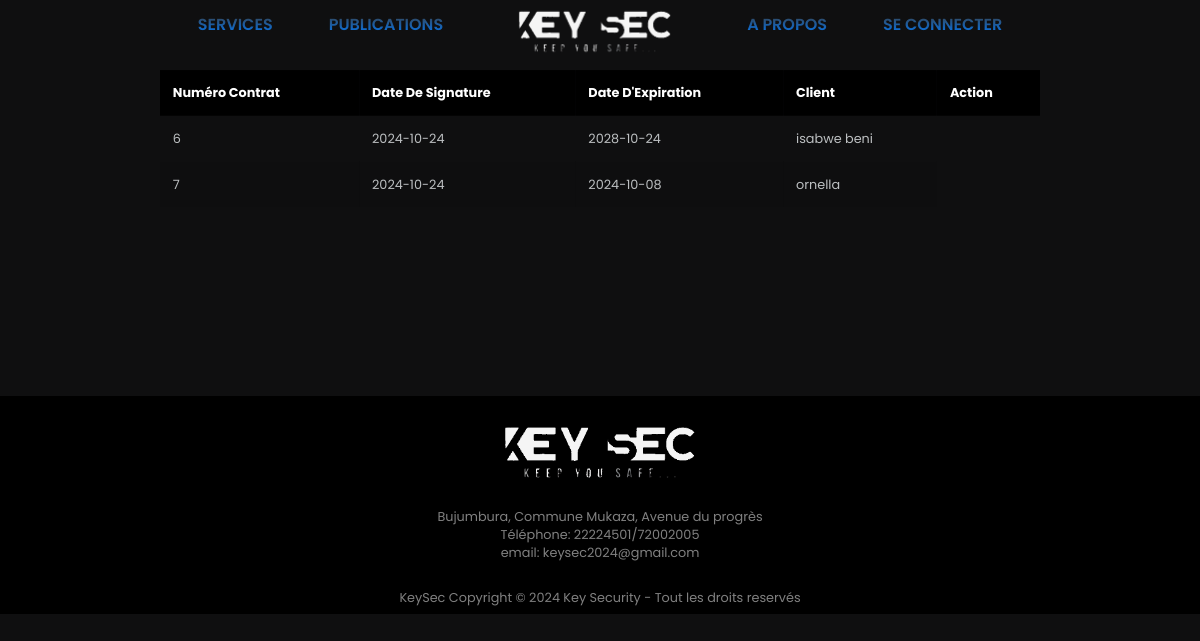
The page /affichage-contrat.php on the database its author committed.
### tables this page shows
CREATE TABLE `contrat` (
  `id_contrat` int(11) NOT NULL,
  `date_signature` date NOT NULL,
  `date_expiration` date NOT NULL,
  `client_id` int(11) DEFAULT NULL
);

CREATE TABLE `client` (
  `id_client` int(11) NOT NULL,
  `nom_client` varchar(100) NOT NULL,
  `nombre_agent` int(8) NOT NULL,
  `adresse` varchar(100) NOT NULL
);

### affichage-contrat.php (the view, shortened to what this page needs)
<?php
include "connexion.php";
$affichageContrat = $bdd->query("SELECT contrat.id_contrat, contrat.date_signature, contrat.date_expiration, client.nom_client FROM contrat JOIN client ON contrat.client_id = client.id_client");
include "header.php";
?>
<main class="main">
    <section class="table__body">
        <table>
            <thead>
                <tr>
                    <th>Numéro Contrat</th>
                    <th>Date de Signature</th>
                    <th>Date d'Expiration</th>
                    <th>Client</th>
                    <th colspan="2">Action</th>
                </tr>
            </thead>
            <tbody>
                <?php while ($dataRecup = $affichageContrat->fetch()) { ?>
                    <tr>
                        <td><?php echo $dataRecup["id_contrat"]; ?></td>
                        <td><?php echo $dataRecup["date_signature"]; ?></td>
                        <td><?php echo $dataRecup["date_expiration"]; ?></td>
                        <td><?php echo $dataRecup["nom_client"]; ?></td>
                    </tr>
                <?php } ?>
            </tbody>
        </table>
    </section>
</main>
<?php
include "footer.php";
?>

### css/style.css (style rules this page uses)
:root { --header-height: 3rem; --hue-color: 206; --black: hsl(var(--hue-color), 4%, 4%); --black-alt: hsl(var(--hue-color), 4%, 8%); --title: hsl(var(--hue-color), 4%, 95%); --text: hsl(var(--hue-color), 4%, 75%); --text-light: hsl(var(--hue-color), 4%, 65%); --white : #fff; --body: hsl(var(--hue-color), 4%, 6%); --container: hsl(var(--hue-color), 4%, 10%); --text-gradient: linear-gradient(hsl(var(--hue-color), 4%, 24%), #007bff); --scroll-color: hsl(var(--hue-color), 4%, 16%); --scroll-color-alt: hsl(var(--hue-color), 4%, 20%); --body-font: 'Poppins', sans-serif; --biggest-font-size: 7rem; --bigger-font-size: 4.5rem; --big-font-size: 2.5rem; --h2-fs: 1.25rem; --h3-fs: 1.125rem; --normal-fs: 1rem; --small-fs: .875rem; --smaller-fs: .813rem; --text-line-height: 2rem; --font-medium: 500; --font-semi-bold: 600; --mb-0-5: .5rem; --mb-0-75: .75rem; --mb-1: 1rem; --mb-1-5: 1.5rem; --mb-2: 2rem; --mb-2-5: 2.5rem; --z-tool: 10; --z-fixed:100 }
* { box-sizing: border-box; padding: 0; margin: 0; scrollbar-color: var(--black) var(--body); }
html { scroll-behavior: smooth; }
body { margin: 0; font-family: var(--body-font); font-size: var(--normal-fs); min-height: 80vh; background-color: var(--body); color: var(--text); }
section { display: block; width: 100%; margin-bottom: 20px; }
.main { overflow: hidden; }
.table__body { top: 60px; left: 30px; width: 95%; max-height: calc(89% - 1.6rem); margin: .8rem auto; border-radius: .6rem; overflow: auto; overflow: overlay; transform: scale(0.8); margin-top: 20px; padding: 20px; padding-bottom: 150px; }
table { width: 100%; }
table, th, td { border-collapse: collapse; padding: 1rem; text-align: left; }
thead th { position: sticky; top: 0; left: 0; background-color: black; cursor: pointer; text-transform: capitalize; color: var(--white); }
tbody tr:nth-child(even) { background-color: #0000000b; }
tbody tr { --delay: .1s; transition: .5s ease-in-out var(--delay), background-color 0s; }
tbody tr td, tbody tr td p, tbody tr td img { transition: .2s ease-in-out; }

### rows shown on the page
contrat: id_contrat "6", date_signature "2024-10-24", date_expiration "2028-10-24", client.nom_client "isabwe beni"
contrat: id_contrat "7", date_signature "2024-10-24", date_expiration "2024-10-08", client.nom_client "ornella"
